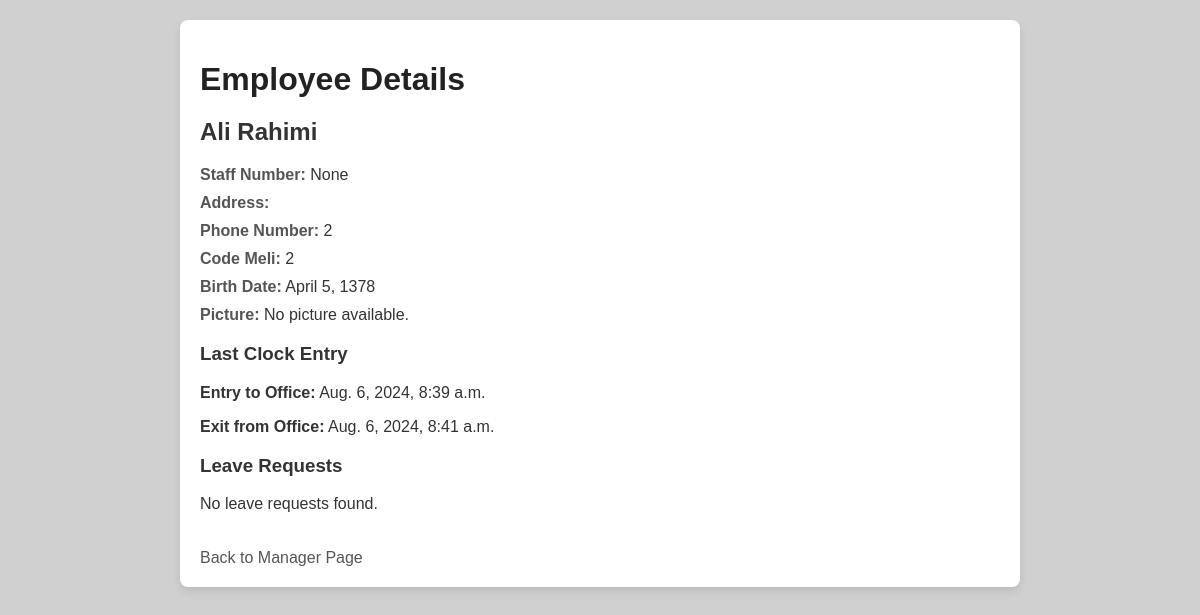
Before: /employee/2/ (signed in) with the older database file.
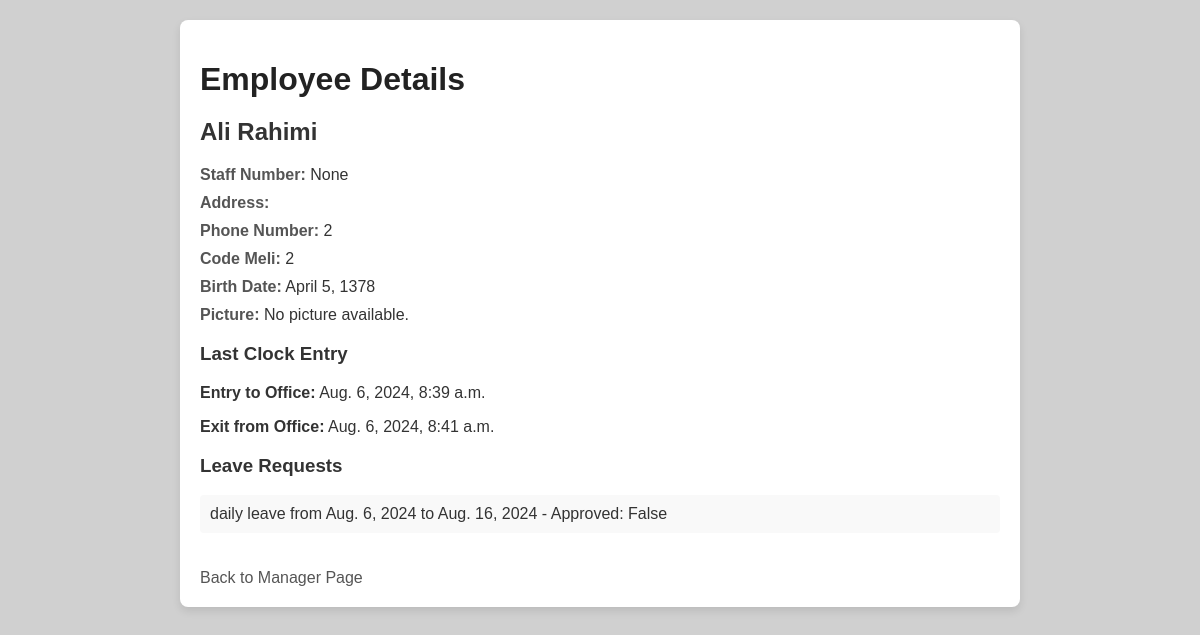
After: the same page with the newer database file.
### daftarMain/models.py (models this page shows, shortened)
class Leave(models.Model):
    office_user = models.ForeignKey(OfficeUser, on_delete=models.CASCADE)
    leave_type = models.CharField(max_length=10, choices=[('hourly', 'Hourly'), ('daily', 'Daily')])
    start_time = models.DateTimeField(null=True, blank=True)
    end_time = models.DateTimeField(null=True, blank=True)
    start_date = models.DateField(null=True, blank=True)
    end_date = models.DateField(null=True, blank=True)
    reason = models.TextField(null=True, blank=True)
    approved = models.BooleanField(default=False)

### daftarMain/views.py (the view)
# urls.py: path('employee/<int:employee_id>/', views.employee_detail, name='employee_detail'),
@login_required
def employee_detail(request, employee_id):
    employee = get_object_or_404(OfficeUser, id=employee_id)
    last_clock_entry = Clock.objects.filter(office_user=employee).order_by('-entry_to_office').first()
    leave_requests = Leave.objects.filter(office_user=employee).order_by('-start_date')
    context = {
        'employee': employee,
        'last_clock_entry': last_clock_entry,
        'leave_requests': leave_requests,
    }
    return render(request, 'employee_detail.html', context)

### daftarMain/templates/employee_detail.html (shortened to what this page needs)
<!DOCTYPE html>
<html lang="en">
<head>
</head>
<body>
    <div class="container">
        <h1>Employee Details</h1>
        <h2>{{ employee.first_name }} {{ employee.last_name }}</h2>
        <div class="details">
            <p><strong>Staff Number:</strong> {{ employee.staff_number }}</p>
            <p><strong>Address:</strong> {{ employee.address }}</p>
            <p><strong>Phone Number:</strong> {{ employee.phone }}</p>
            <p><strong>Code Meli:</strong> {{ employee.code_meli }}</p>
            <p><strong>Birth Date:</strong> {{ employee.birth_date }}</p>
            {% if employee.staff_pic %}
                <p><strong>Picture:</strong></p>
                <img src="{{ employee.staff_pic.url }}" alt="{{ employee.first_name }}'s Picture" width="200">
            {% else %}
                <p><strong>Picture:</strong> No picture available.</p>
            {% endif %}
        </div>
        <h3>Last Clock Entry</h3>
        {% if last_clock_entry %}
            <p><strong>Entry to Office:</strong> {{ last_clock_entry.entry_to_office }}</p>
            <p><strong>Exit from Office:</strong> {{ last_clock_entry.exit_from_office }}</p>
        {% else %}
            <p>No clock entries found.</p>
        {% endif %}
        <h3>Leave Requests</h3>
        <div class="leave-requests">
            {% if leave_requests %}
                <ul>
                    {% for leave in leave_requests %}
                    <li>
                        {{ leave.leave_type }} leave from
                        {% if leave.leave_type == 'daily' %}
                            {{ leave.start_date }}
                            to {{ leave.end_date }}
                        {% elif leave.leave_type == 'hourly' %}
                            {{ leave.start_time }}
                            to {{ leave.end_time }}
                        {% endif %} -
                        Approved: {{ leave.approved }}
                    </li>
                    {% endfor %}
                </ul>
            {% else %}
                <p>No leave requests found.</p>
            {% endif %}
        </div>
        <a href="{% url 'office_manager_page' %}" class="back-link">Back to Manager Page</a>
    </div>
</body>
</html>

Changed rows visible on the page:
added Leave: leave_type "daily", start_date "Aug. 6, 2024", end_date "Aug. 16, 2024", approved "False"
Other visible differences:
text no longer shown: "No leave requests found."
